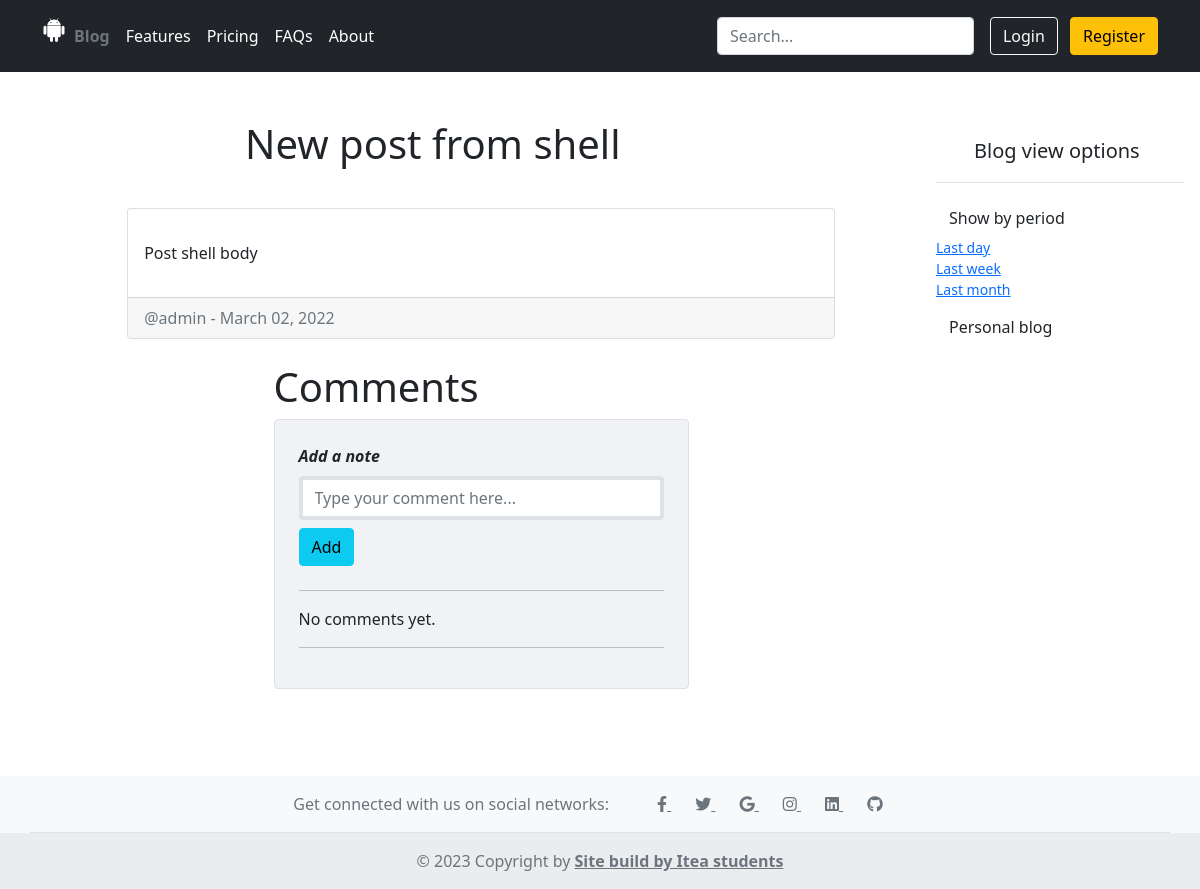
Page /2022/3/2/post-from-shell on the committed database.
### blog/models.py (models this page shows, shortened)
class Post(models.Model):
    STATUS_CHOICES = (
        ('draft', 'Draft'),
        ('published', 'Published')
    )
    title = models.CharField(max_length=200)
    slug = models.SlugField(max_length=200,
                            unique_for_date='publish')
    author = models.ForeignKey(User,
                               on_delete=models.CASCADE,
                               related_name='blog_posts')
    body = models.TextField(verbose_name='Content')
    publish = models.DateTimeField(default=timezone.localtime)
    created = models.DateTimeField(auto_now_add=True)
    updated = models.DateTimeField(auto_now=True)
    image_url = models.URLField(max_length=250, null=True)
    status = models.CharField(max_length=10,
                              choices=STATUS_CHOICES,
                              default='draft')
    objects = models.Manager()
    published = PublishManager()
    class Meta:
        ordering = ('-publish', '-created')

### blog/views.py (the view)
# urls.py: path('<int:year>/<int:month>/<int:day>/<slug:slug>', views.PostDetailView.as_view(), name='post_detail'),
class PostDetailView(DetailView):
    model = Post
    template_name = 'blog/post/detail.html'
    queryset = Post.published.all()
    def get_context_data(self, *, object_list=None, **kwargs):
        context = super().get_context_data(**kwargs)
        context['form'] = CommentForm(initial={'post': self.object})
        return context
    def get_object(self, queryset=None):
        year = self.kwargs.get('year')
        month = self.kwargs.get('month')
        day = self.kwargs.get('day')
        slug = self.kwargs.get('slug')
        queryset = queryset or self.queryset
        post = get_object_or_404(queryset,
                                 publish__year=year,
                                 publish__month=month,
                                 publish__day=day,
                                 slug=slug)
        return post
    @method_decorator(login_required, name='dispatch')
    def post(self, request, *args, **kwargs):
        post_comment = self.get_object()
        form = CommentForm(request.POST)
        if form.is_valid():
            comment = form.save(commit=False)
            comment.author = request.user
            comment.save()
            return HttpResponseRedirect(f'{post_comment.get_absolute_url()}')
        return self.render_to_response({'post': post_comment, 'form': form})

### blog/forms.py
class CommentForm(forms.ModelForm):
    class Meta:
        model = Comment
        fields = ('body',)
        labels = {'body': 'Add a note'}
        widgets = {
            'body': forms.TextInput(attrs={'max_length': 255,
                                           'class': 'form-control border border-4',
                                           'placeholder': 'Type your comment here...'})}

### templates/blog/post/detail.html (shortened to what this page needs)
{% extends 'base/base.html' %}
{% load comment_filter %}
{% load static %}
{% block content %}
    <div class="row justify-content-center">
        <div class="col-lg-10">
            <div class="col-md-8 mx-auto">
                <h1 class="mb-4">{{ post.title }}</h1>
            </div>
            <div class="card mb-4">
                <div class="card-body">
                    <p class="card-text">{{ post.body|linebreaks }}</p>
                </div>
                <div class="card-footer text-muted">
                    <p class="mb-0">@{{ post.author }} - {{ post.publish|date:"F d, Y" }}</p>
                </div>
            </div>
        </div>
    </div>
    <div class="row d-flex justify-content-center">
        <div class="col-md-8 col-lg-6">
            <h1>Comments</h1>
            <div class="card shadow-0 border" style="background-color: #f0f2f5;">
                <div class="card-body p-4">
                    <div class="form-outline mb-4" id="comments">
                        <form method="post">
                            {% for field in form %}
                                <label for="{{ field.id_for_label }}" class="form-label">
                                    <strong><i>{{ field.label }}</i></strong>
                                </label>
                                {{ field }}
                            {% endfor %}
                            <button type="submit" class="btn btn-info mt-2">Add</button>
                        </form>
                    </div>
                    <hr>
                    {% if post.comments.count %}
                        {% for comment in post.comments.all %}
                            <div class="card mb-4" id="commentLike{{ comment.id }}">
                                <div class="card-body">
                                    {% if request.user.is_superuser %}
                                        <a href="{% url 'blog:comment_admin' comment_id=comment.id %}"
                                           class="text-decoration-none">
                                            {% if comment.active %}
                                                <button class="btn-sm btn-warning ms-auto">Disabled</button>
                                            {% else %}
                                                <button class="btn-sm btn-success ms-auto">Enabled</button>
                                            {% endif %}
                                        </a>
                                            <a href="{% url 'blog:comment_delete' comment_id=comment.id %}"
                                               class="text-decoration-none">
                                                <button class="btn-sm btn-danger ms-auto">Delete</button>
                                            </a>
                                        <hr>
                                    {% endif %}
                                    <p class="small text-muted mb-2">added {{ comment.created|timesince }} ago</p>
                                    <div class="d-flex flex-row align-items-center">
                                        {% if comment.active %}
                                            <p>{{ comment.body }}</p>
                                        {% else %}
                                            <p class="text-danger"><i>Comment was disabled</i></p>
                                        {% endif %}
                                    </div>
                                    <div class="d-flex justify-content-between">
                                        <div class="d-flex flex-row align-items-center">
                                            <i class="fas fa-user mx-1"></i>
                                            <p class="small mb-0 ms-2">@{{ comment.author }}</p>
                                        </div>
                                        {% if comment|is_liked_by:request.user %}
                                            <div class="d-flex flex-row align-items-center text-primary">
                                                <p class="small mb-0">Unlike</p>
                                                <a href="{% url 'blog:comment_like' comment_id=comment.id %}">
                                                    <i class="fas fa-thumbs-up mx-2 fa-xs"
                                                       style="margin-top: -0.16rem;"></i>
                                                </a>
                                                <p class="small mb-0">{{ comment.likes_count }}</p>
                                            </div>
                                        {% else %}
                                            <div class="d-flex flex-row align-items-center">
                                                <p class="small text-muted mb-0">Like</p>
                                                <a href="{% url 'blog:comment_like' comment_id=comment.id %}">
                                                    <i class="far fa-thumbs-up mx-2 fa-xs text-black"
                                                       style="margin-top: -0.16rem;"></i>
                                                </a>
                                                <p class="small text-muted mb-0">{{ comment.likes_count }}</p>
                                            </div>
                                        {% endif %}
                                    </div>
                                </div>
                            </div>
                        {% endfor %}
                    {% else %}
                        <p>No comments yet.</p>
                    {% endif %}
                    <hr>
                </div>
            </div>
        </div>
    </div>
    </div>
{% endblock content %}

### rows in the picture
Post: title "New post from shell", body "Post shell body", author "admin", publish "March 02, 2022"

### other values in the picture
{{ field.label }} "Add a note"
